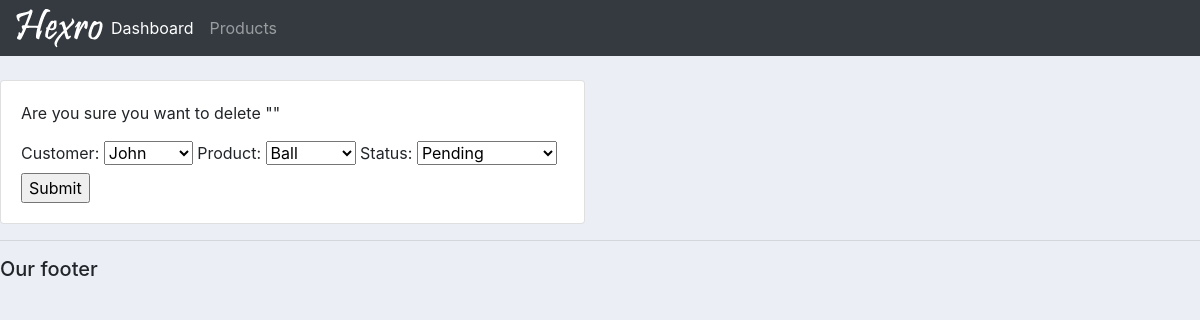
Before: /update_order/1/ with the older database file.
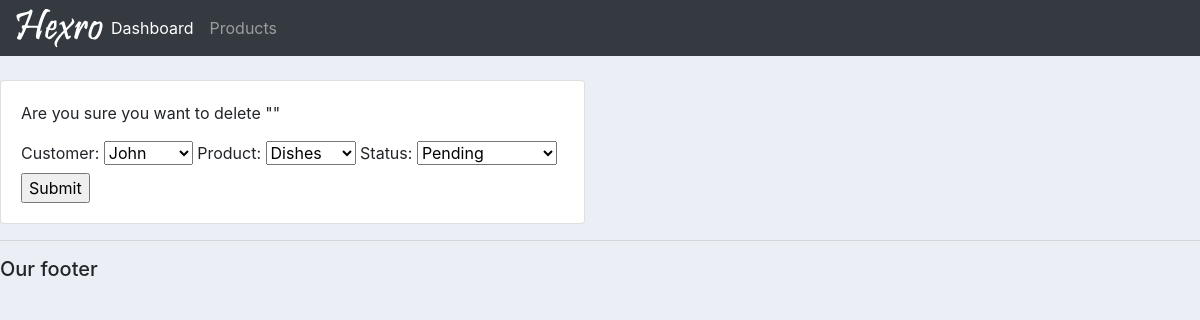
After: the same page with the newer database file.
### accounts/models.py (models this page shows, shortened)
class Order(models.Model):
    STATUS = (
        ('Pending', 'Pending'),
        ('Out for delivery', 'Out for delivery'),
        ('Delivered', 'Delivered'),
    )
    customer = models.ForeignKey(
        Customer, null=True, on_delete=models.SET_NULL)
    product = models.ForeignKey(Product, null=True, on_delete=models.SET_NULL)
    date_created = models.DateTimeField(auto_now_add=True, null=True)
    status = models.CharField(max_length=200, null=True, choices=STATUS)

### accounts/views.py (the view)
# urls.py: path('update_order/<str:pk>/', views.updateOrder, name='update_order'),
def updateOrder(request, pk):
    order = Order.objects.get(id=pk)
    form = OrderForm(instance=order)
    if request.method == 'POST':
        form = OrderForm(request.POST, instance=order)
        if form.is_valid():
            form.save()
            return redirect('/')
    context = {'form': form}
    return render(request, 'accounts/order_form.html', context)

### accounts/forms.py
class OrderForm(ModelForm):
    class Meta:
        model = Order
        fields = '__all__'

### accounts/models.py (called while the page is built)
    def __str__(self):
        return self.name

    def __str__(self):
        return self.name

### accounts/templates/accounts/order_form.html (shortened to what this page needs)
{% extends 'accounts/main.html' %}
{% load static %}
{% block content %}
<br>
<div class="row">
    <div class="col-md-6">
        <div class="card card-body">
            <p>Are you sure you want to delete "{{item}}"</p>
                <form action="" method="POST">
                    {{form}}
                    <input type="submit" name="Submit">
                </form>
        </div>
    </div>
</div>
{% endblock content %}

Changed rows visible on the page:
changed Order "John": product "Ball" → "Dishes"
